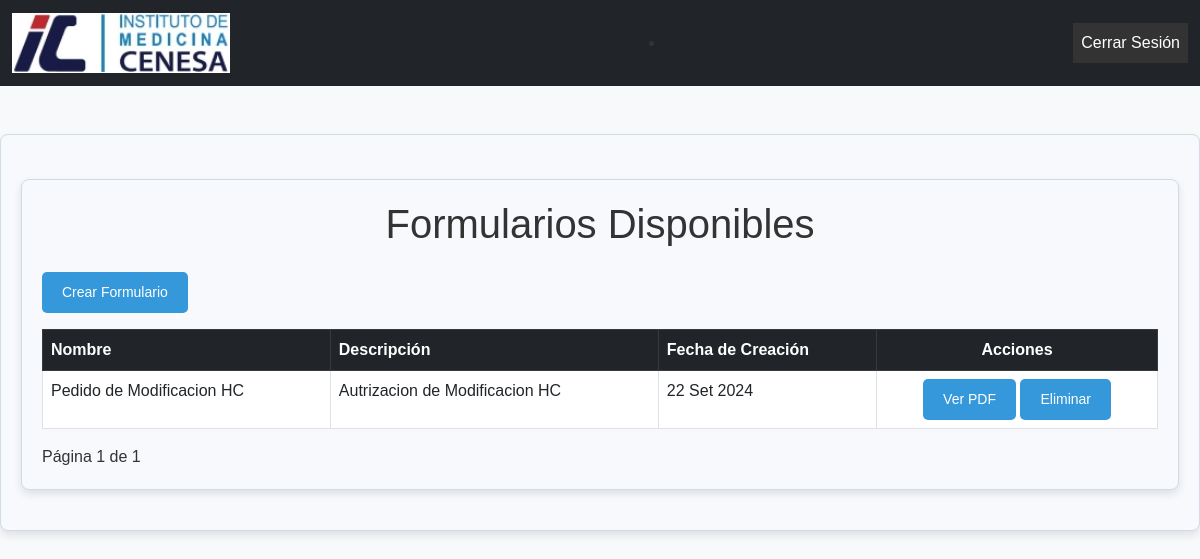
Page /formularios/ (signed in) on the committed database.
### formularios/models.py (models this page shows, shortened)
class Formulario(models.Model):
    nombre = models.CharField(max_length=255)
    descripcion = models.TextField()
    pdf = models.FileField(upload_to='pdfs/', blank=True, null=True)
    fecha_creacion = models.DateTimeField(auto_now_add=True)

### formularios/views.py (the view)
# urls.py: path('formularios/', views.listar_formularios, name='listar_formularios'),
@login_required
def listar_formularios(request):
    formularios = Formulario.objects.all()
    paginator = Paginator(formularios, 10)
    page_number = request.GET.get('page')
    page_obj = paginator.get_page(page_number)
    return render(request, 'formularios/listar_formularios.html', {'page_obj': page_obj})

### formularios/context_processors.py (called while the page is built)
def agregar_tipo_usuario(request):
    if request.user.is_authenticated:
        perfil = PerfilUsuario.objects.filter(usuario=request.user).first()
        return {'tipo_usuario': perfil.tipo_usuario.nombre if perfil else None}
    return {}

### formularios/templates/formularios/listar_formularios.html (shortened to what this page needs)
{% extends 'base.html' %}
{% load static %}
{% block content %}
    <div class="container mt-4">
        <h1 class="text-center mb-4">Formularios Disponibles</h1>
        <div class="d-flex justify-content-between align-items-center mb-3">
            <a href="{% url 'crear_formulario' %}" class="btn btn-success">
                 Crear Formulario
            </a>
        </div>
        {% if page_obj %}
        <div class="table-responsive">
            <table class="table table-hover table-bordered">
                <thead class="table-dark">
                    <tr>
                        <th>Nombre</th>
                        <th>Descripción</th>
                        <th>Fecha de Creación</th>
                        <th class="text-center">Acciones</th>
                    </tr>
                </thead>
                <tbody>
                    {% for formulario in page_obj %}
                    <tr>
                        <td>{{ formulario.nombre }}</td>
                        <td>{{ formulario.descripcion }}</td>
                        <td>{{ formulario.fecha_creacion|date:"d M Y" }}</td>
                        <td class="text-center">
                            <a href="{{ formulario.pdf.url }}" target="_blank" class="btn btn-info btn-sm">
                                 Ver PDF
                            </a>
                            <a href="{% url 'eliminar_formulario' formulario.id %}" class="btn btn-danger btn-sm" onclick="return confirm('¿Estás seguro de que deseas eliminar este formulario? Esta acción no se puede deshacer.')"> Eliminar</a>
                        </td>
                    </tr>
                    {% endfor %}
                </tbody>
            </table>
        </div>
        <div class="pagination">
            <span class="step-links">
                <span class="current">
                    Página {{ page_obj.number }} de {{ page_obj.paginator.num_pages }}
                </span>
            </span>
        </div>
        {% else %}
        <div class="alert alert-warning text-center">
            <i class="fas fa-exclamation-circle"></i> No existen formularios disponibles.
        </div>
        {% endif %}
    </div>
{% endblock %}

### formularios/static/css/styles.css (style rules this page uses)
body { font-family: 'Poppins', sans-serif; background-color: #f8f9fa; color: #333; margin: 0; padding: 0; }
.container { background-color: #f7f9fc; border: 1px solid #d1dbe5; border-radius: 8px; box-shadow: 0 4px 8px rgba(0, 0, 0, 0.1); padding: 20px; margin: 20px auto; max-width: 1200px; }
.btn { background-color: #3498db; color: #fff; padding: 10px 20px; border-radius: 5px; border: none; cursor: pointer; font-size: 14px; text-align: center; text-decoration: none; display: inline-block; transition: background-color 0.3s ease; }
html, body { height: 100%; }

### rows in the picture
Formulario: nombre "Pedido de Modificacion HC", descripcion "Autrizacion de Modificacion HC", fecha_creacion "22 Set 2024"

### other values in the picture
{{ page_obj.number }} "1"
{{ page_obj.paginator.num_pages }} "1"
